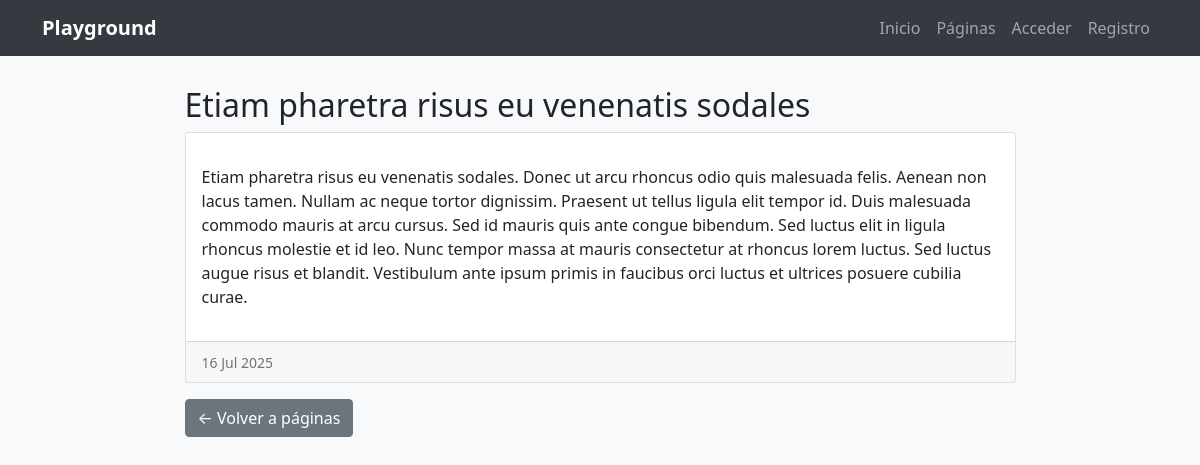
The page /pages/3/ on the database as committed earlier.
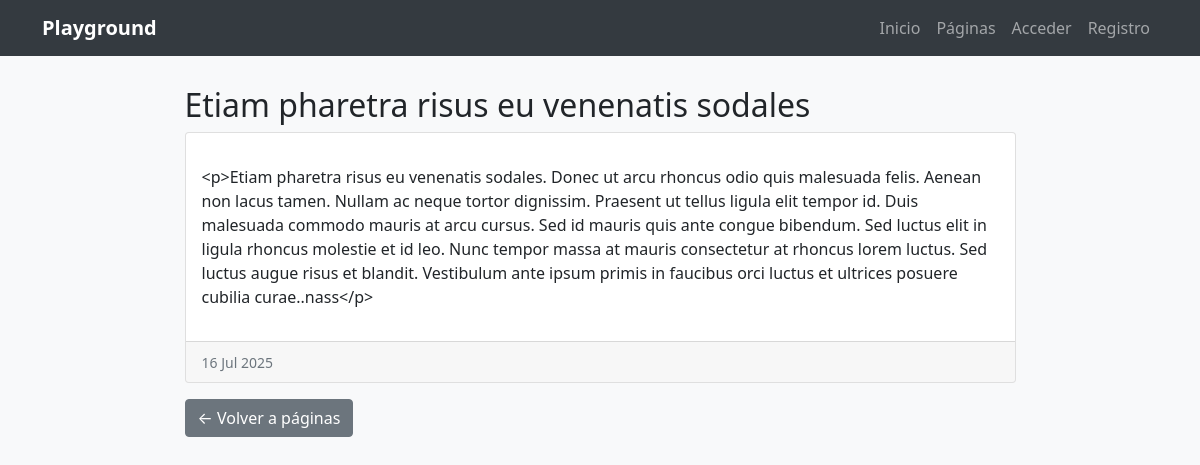
The same page on the database as committed later.
### pages/models.py (models this page shows, shortened)
class Page(models.Model):
    title = models.CharField(max_length=200, verbose_name="Título")
    content = RichTextField(verbose_name="Contenido")
    order = models.SmallIntegerField(verbose_name="Orden", default=0)
    created = models.DateTimeField(auto_now_add=True, verbose_name="Fecha de creación")
    updated = models.DateTimeField(auto_now=True, verbose_name="Fecha de edición")
    class Meta:
        verbose_name = "página"
        verbose_name_plural = "páginas"
        ordering = ['order', 'title']

### pages/templates/pages/page_detail.html (shortened to what this page needs)
{% extends 'core/base.html' %}
{% block content %}
<div class="container" style="margin-top: 30px;">
    <div class="row">
        <div class="col-md-9 mx-auto">
            <h2>{{ page.title }}</h2>
            <div class="card">
                <div class="card-body">
                    <p>{{ page.content|linebreaks }}</p>
                </div>
                <div class="card-footer text-muted">
                    <small>{{ page.created|date:"d M Y" }}</small>
                </div>
            </div>
            <div class="mt-3">
                <a href="{% url 'pages' %}" class="btn btn-secondary">← Volver a páginas</a>
            </div>
        </div>
    </div>
</div>
{% endblock %}

Rows that differ between the two databases and show on the page:
changed Page "Etiam pharetra risus eu venenatis sodales": content "Etiam pharetra risus eu venenatis sodales. Donec ut arcu rhoncus odio quis malesuada felis. Aenean non lacus tamen. Nullam ac neque tortor dignissim. Praesent ut tellus ligula elit tempor id. Duis malesuada commodo mauris at arcu cursus. Sed id mauris quis ante congue bibendum. Sed luctus elit in ligula rhoncus molestie et id leo. Nunc tempor massa at mauris consectetur at rhoncus lorem luctus. Sed luctus augue risus et blandit. Vestibulum ante ipsum primis in faucibus orci luctus et ultrices posuere cubilia curae." → "<p>Etiam pharetra risus eu venenatis sodales. Donec ut arcu rhoncus odio quis malesuada felis. Aenean non lacus tamen. Nullam ac neque tortor dignissim. Praesent ut tellus ligula elit tempor id. Duis malesuada commodo mauris at arcu cursus. Sed id mauris quis ante congue bibendum. Sed luctus elit in ligula rhoncus molestie et id leo. Nunc tempor massa at mauris consectetur at rhoncus lorem luctus. Sed luctus augue risus et blandit. Vestibulum ante ipsum primis in faucibus orci luctus et ultrices posuere cubilia curae..nass</p>"
